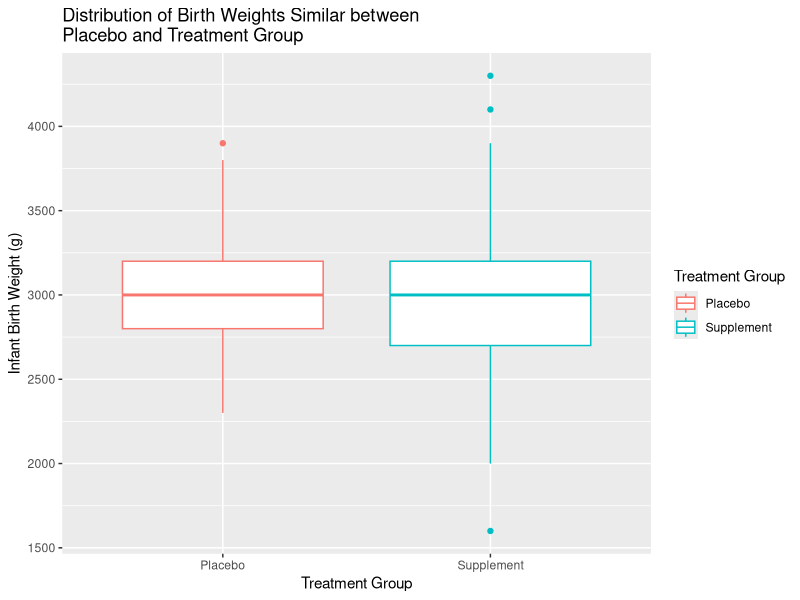
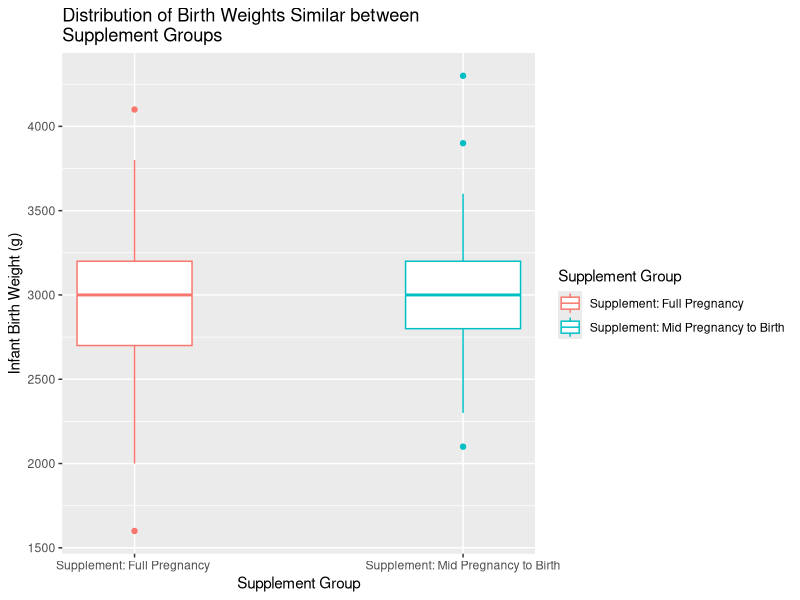
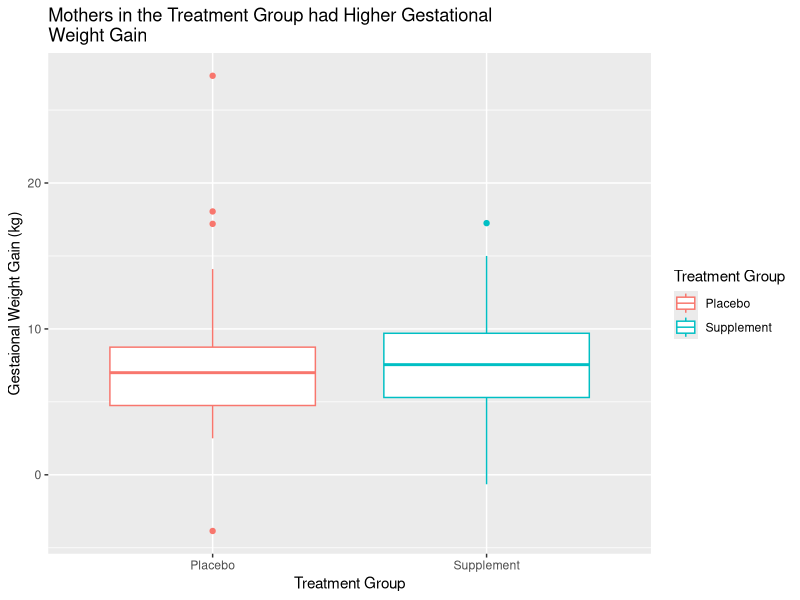
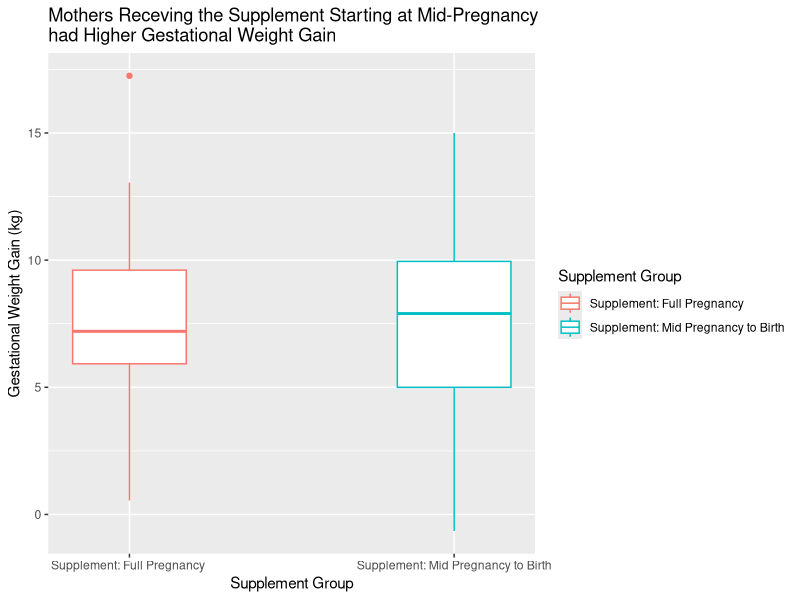
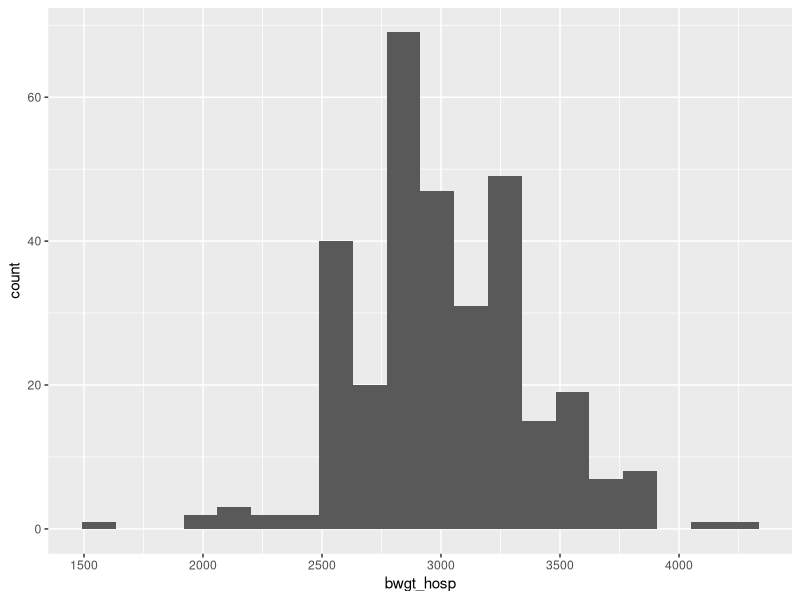
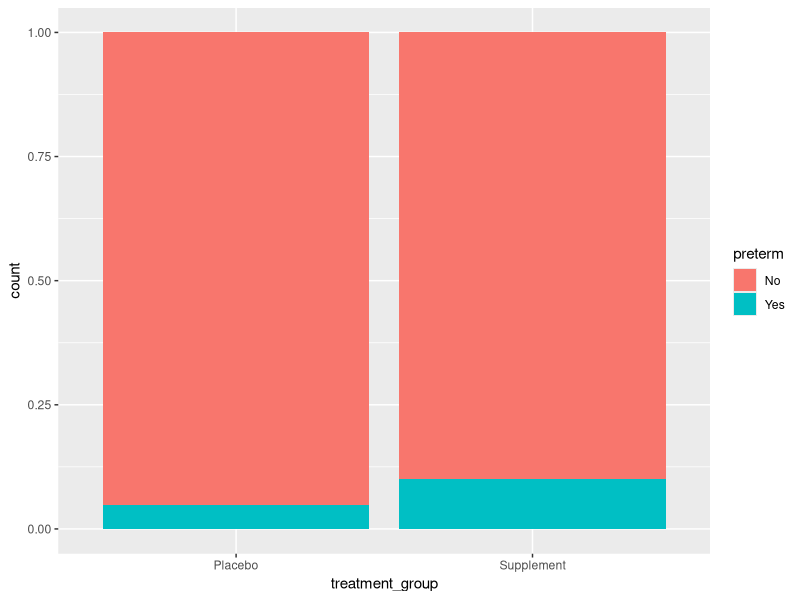
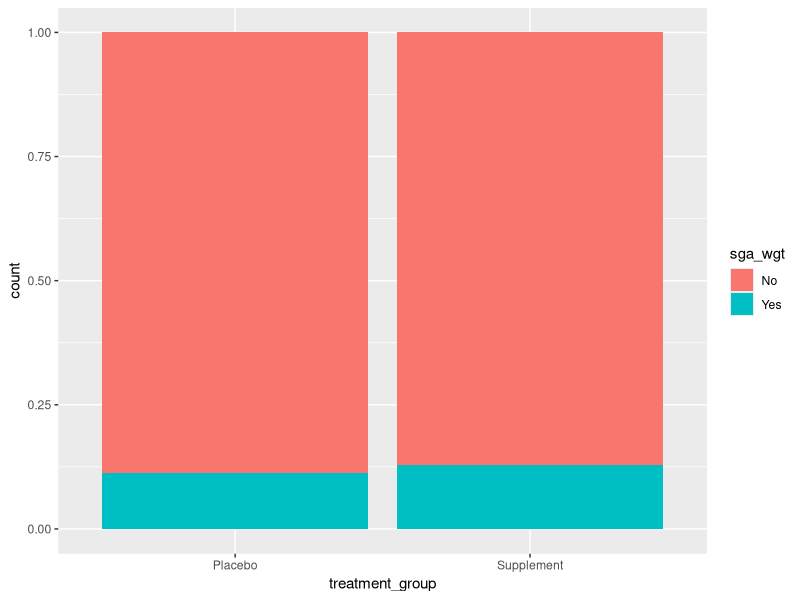
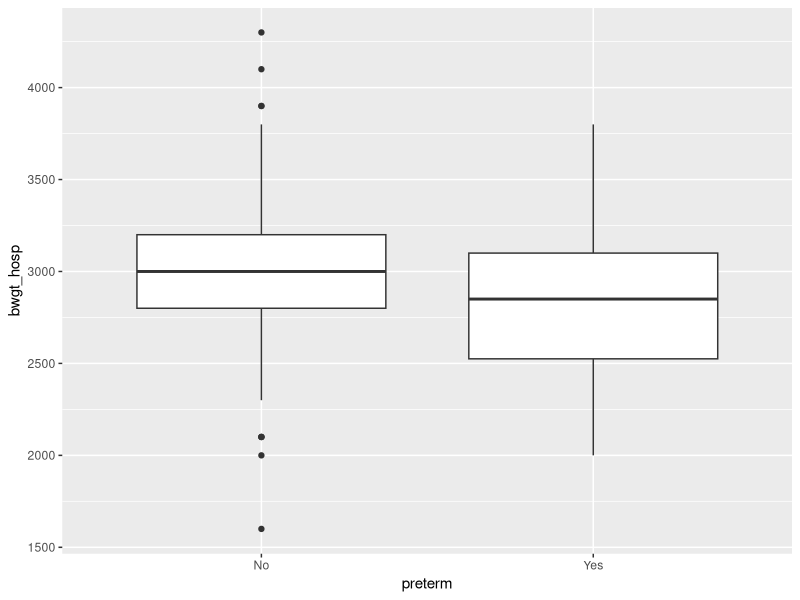

R code for these plots, in order:
## ---- chunk 1
knitr::opts_chunk$set(echo = FALSE, warning = FALSE, message = FALSE)
## ---- chunk 2
library(dplyr)
library(tidyverse)
library(tidyr)
library(knitr)
library(gtable)
## ---- chunk 3
data <- read_csv("data/pone.0232197.s002.csv")

data$bwgt_hosp <- as.numeric(data$bwgt_hosp)
data$birthlengthcm <- as.numeric(data$birthlengthcm)
## ---- chunk 4
#data cleaning

#rename levels of treatment variable
data <- data %>%
  mutate(group = case_when(
    group == "MG-T" ~ "Supplement: Full Pregnancy ",
    group == "PC-T" ~ "Supplement: Mid Pregnancy to Birth",
    group == "RPC" ~ "Placebo")) 

#fill nas in low birth weight variable as no
data <- data%>%
  mutate(lbw_hosp = case_when(
    lbw_hosp == 1 ~ "Yes",
    TRUE ~ "No"))

#fill nas in small gestational age variable as no
data <- data%>%
  mutate(sga_wgt = case_when(
    sga_wgt == 1 ~ "Yes",
    TRUE ~ "No"))

##fill nas in preterm variable as no 
data <- data%>%
  mutate(preterm = case_when(
    preterm == 1 ~ "Yes",
    TRUE ~ "No"))

#fill nas in workasfarmer variable as no
data <- data %>%
  mutate(workasfarmer = case_when(
    workasfarmer == 1 ~ "Yes",
    TRUE ~ "No"))

#fill nas in education variable as middle school
data <- data %>%
  mutate(education = case_when(
    is.na(education) == TRUE ~ "middle school",
    TRUE ~ education))
## ---- chunk 5
#count number of individuals in each treatment group
data %>%
  group_by(group) %>%
  count(group)
## ---- chunk 6
#count number of na in birth length  -- too many not going to look at this variable
data %>%
  group_by(group) %>%
  count(is.na(birthlengthcm))

#count number of na in gestational weight gain  -- about half which is a lot, maybe try to use EM to fill
data %>%
  count(is.na(gestationalweightgainkg))
## ---- chunk 7
#calculate average birth weight by treatment group
bwgt_mean <- aggregate(x= data["bwgt_hosp"], by = list(data$group), FUN = mean, na.rm = TRUE) 
bwgt_mean_plac = bwgt_mean$bwgt_hosp[1]

#impute 2 missing birth weight values for routine care group with mean birth weight
data <- data %>%
  mutate(bwgt_hosp = case_when(
    is.na(bwgt_hosp) == TRUE ~ bwgt_mean_plac,
    TRUE ~ bwgt_hosp))
## ---- chunk 8
#calculate average maternal bmi  by treatment group
bmi_mean <- aggregate(x= data["maternal_bmi_prepreg"], by = list(data$group), FUN = mean, na.rm = TRUE)
bmi_mean_plac =  bmi_mean$maternal_bmi_prepreg[1]
bmi_mean_mid = bmi_mean$maternal_bmi_prepreg[2]
bmi_mean_full = bmi_mean$maternal_bmi_prepreg[3]

#impute missing bmi values for each group with corresponding average bmi 
data <- data %>%
  mutate(maternal_bmi_prepreg = case_when(
    is.na(maternal_bmi_prepreg) == TRUE & group == "Placebo" ~ bmi_mean_plac,
    is.na(maternal_bmi_prepreg) == TRUE & group == "Supplement: Mid-Pregnancy to Term" ~ bmi_mean_mid,
    is.na(maternal_bmi_prepreg) == TRUE & group == "Supplement: Full Pregnancy" ~ bmi_mean_full,
    TRUE ~ maternal_bmi_prepreg))
## ---- chunk 9
#new variable that combines both supplement groups into one 
data <- data %>%
  mutate(treatment_group = case_when(
    group == "Placebo" ~ "Placebo",
    TRUE ~ "Supplement"))

#filter data to only have the 2 treatment groups
datatm <- data %>%
  filter(group != "Placebo")
## ---- chunk 10
ggplot(data = data, aes(x = treatment_group, y = bwgt_hosp, color = treatment_group)) +
  geom_boxplot() +
  labs(title = "Distribution of Birth Weights Similar between \nPlacebo and Treatment Group", x = "Treatment Group", y = "Infant Birth Weight (g)", color = "Treatment Group")


ggplot(data = datatm, aes(x = group, y = bwgt_hosp, color = group)) +
  geom_boxplot(width = .35) +
  scale_x_discrete(expand  = c(.22,0)) +
  labs(title = "Distribution of Birth Weights Similar between \nSupplement Groups", x = "Supplement Group", y = "Infant Birth Weight (g)", color = "Supplement Group")

## ---- chunk 11
ggplot(data = data, aes(x = treatment_group, y = gestationalweightgainkg, color = treatment_group)) +
  geom_boxplot() +
  labs(title = "Mothers in the Treatment Group had Higher Gestational \nWeight Gain", x = "Treatment Group", y = "Gestaional Weight Gain (kg)", color = "Treatment Group")

ggplot(data = datatm, aes(x = group, y = gestationalweightgainkg, color = group)) +
  geom_boxplot(width = .35) +
  scale_x_discrete(expand  = c(.25,0)) +
  labs(title = "Mothers Receving the Supplement Starting at Mid-Pregnancy \nhad Higher Gestational Weight Gain", x = "Supplement Group", y = "Gestational Weight Gain (kg)", color = "Supplement Group")
## ---- chunk 12
ggplot(data= data, aes(x = bwgt_hosp)) +
  geom_histogram(bins = 20) 

ggplot(data = data, aes(fill = preterm, x = treatment_group)) +
  geom_bar(position = "fill") 

ggplot(data = data, aes(fill = sga_wgt, x = treatment_group)) +
  geom_bar(position = "fill") 

ggplot(data = data, aes(x = preterm, y = bwgt_hosp)) +
  geom_boxplot() 

ggplot(data = data, aes(x = sga_wgt, y = bwgt_hosp)) +
  geom_boxplot() 

ggplot(data = data, aes(x = education, y = bwgt_hosp)) +
  geom_boxplot() 

ggplot(data = data, aes(x = infantgender, y = bwgt_hosp)) +
  geom_boxplot()

ggplot(data = data, aes(x = workasfarmer, y = bwgt_hosp)) +
  geom_boxplot() 

ggplot(data = data, aes(x = maternal_age_years, y = bwgt_hosp)) +
  geom_point() 
## ---- chunk 13
ggplot(data = data, aes(x = preterm, y = gestationalweightgainkg)) +
  geom_boxplot() 

ggplot(data = data, aes(x = sga_wgt, y = gestationalweightgainkg)) +
  geom_boxplot()

ggplot(data= data, aes(x = gestationalweightgainkg)) +
  geom_histogram(bins = 20) 

ggplot(data = data, aes(x = education, y = gestationalweightgainkg)) +
  geom_boxplot() 

ggplot(data = data, aes(x = workasfarmer, y = gestationalweightgainkg)) +
  geom_boxplot() 

ggplot(data = data, aes(x = maternal_age_years, y = gestationalweightgainkg)) +
  geom_point() 

ggplot(data = data, aes(x = maternal_hgt_prepreg_cm, y = gestationalweightgainkg)) +
  geom_point() +
  geom_smooth()

ggplot(data = data, aes(x = maternal_bmi_prepreg, y = gestationalweightgainkg)) +
  geom_point() +
  geom_smooth()
